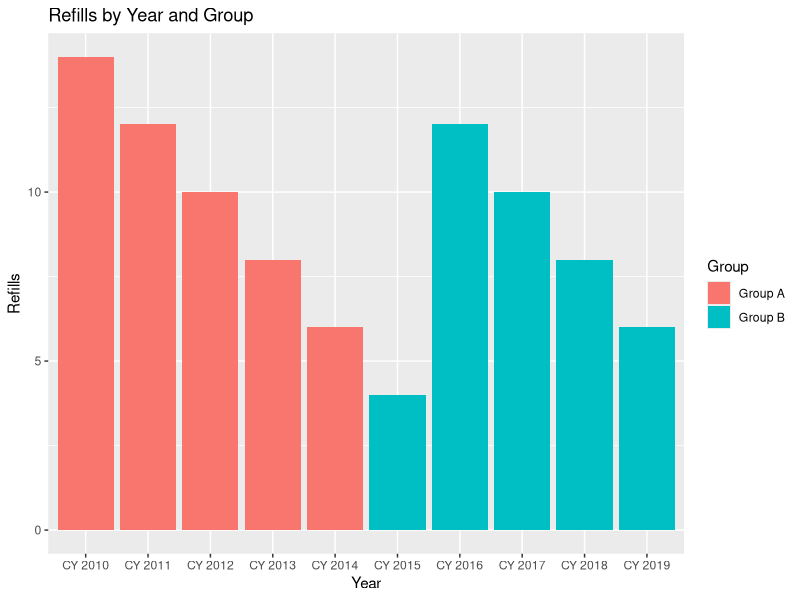
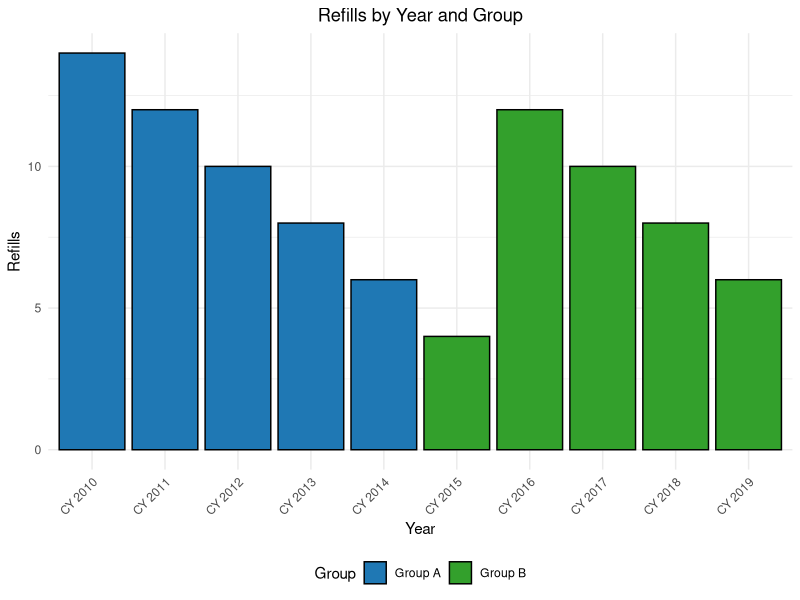
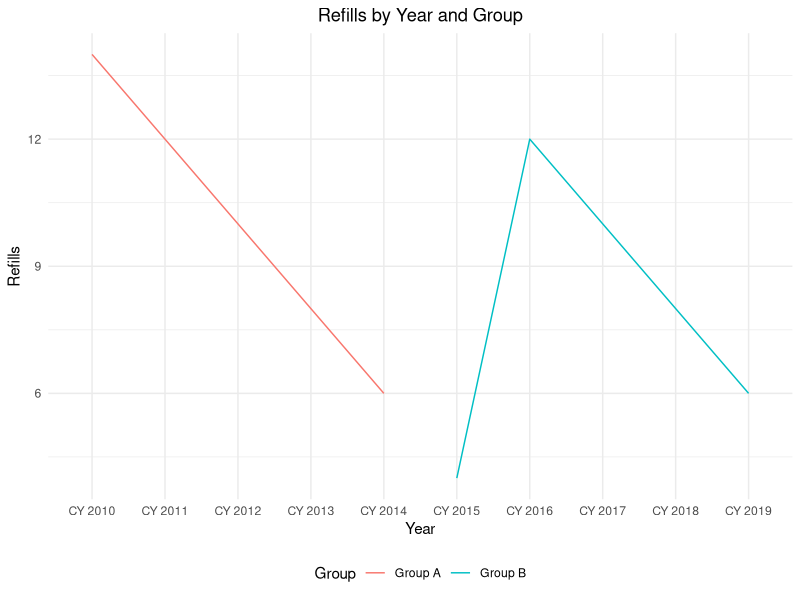

The R script that drew these images, in order:
## ---- chunk 1
df <- data.frame(
  Group = c("Group A", "Group A", "Group A", "Group A", "Group A", "Group B", "Group B", "Group B", "Group B", "Group B"),
  Year = c("CY 2010", "CY 2011", "CY 2012", "CY 2013", "CY 2014", "CY 2015", "CY 2016", "CY 2017", "CY 2018", "CY 2019"),
  Refills = c(14, 12, 10, 8, 6, 4, 12, 10, 8, 6)
)


library(ggplot2)

ggplot(df, aes(x = Year, y = Refills, fill = Group)) +
  geom_bar(stat = "identity", position = "dodge") +
  labs(title = "Refills by Year and Group",
       x = "Year",
       y = "Refills",
       fill = "Group")

## ---- chunk 2
custom_palette <- c("#1f78b4", "#33a02c")

# Create bar graph
ggplot(df, aes(x = Year, y = Refills, fill = Group)) +
  geom_bar(stat = "identity", position = "dodge", color = "black") +
  scale_fill_manual(values = custom_palette) +
  labs(title = "Refills by Year and Group",
       x = "Year",
       y = "Refills",
       fill = "Group") +
  theme_minimal() +
  theme(legend.position = "bottom",
        axis.text.x = element_text(angle = 45, hjust = 1),
        plot.title = element_text(hjust = 0.5))
## ---- chunk 3
# Create line graph
ggplot(df, aes(x = Year, y = Refills, color = Group, group = Group)) +
  geom_line() +
  labs(title = "Refills by Year and Group",
       x = "Year",
       y = "Refills",
       color = "Group") +
  theme_minimal() +
  theme(legend.position = "bottom",
        plot.title = element_text(hjust = 0.5))
